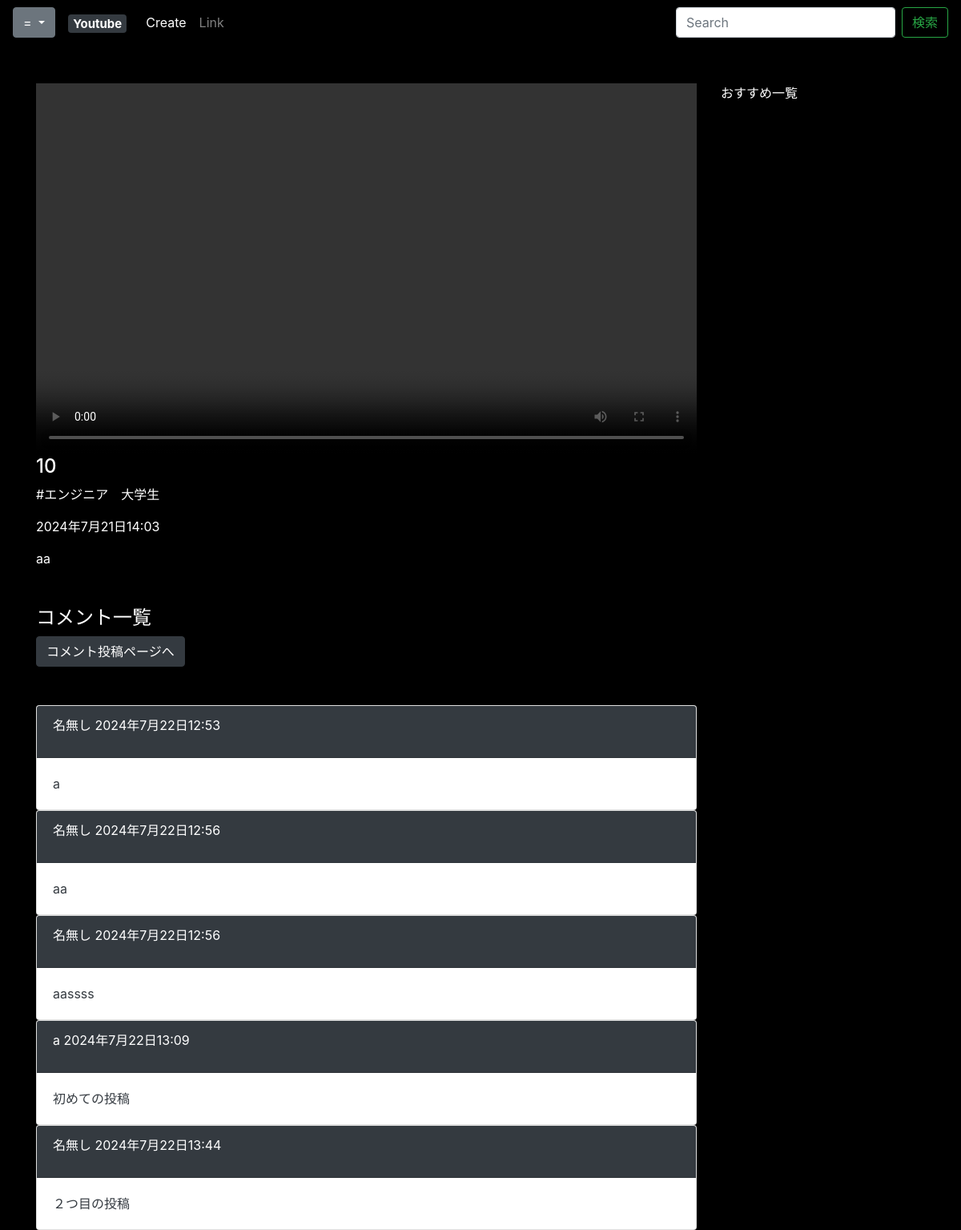
Screenshot of /detail/10 with the database file from the repository.
### youtube/models.py (models this page shows, shortened)
class Post(models.Model):
    title=models.CharField('タイトル',max_length=100)
    text=models.TextField('説明文')
    thumbnail=models.ImageField('サムネイル(空欄可)',upload_to='media/thumbnails/',null=True,blank=True)
    movie=models.FileField('動画',upload_to='uploads/%Y/%m/%d/')
    created_at=models.DateTimeField('作成日',auto_now_add=True)
    updated_at=models.DateTimeField('更新日',auto_now=True)
    category=models.ForeignKey(Category,verbose_name='カテゴリー',on_delete=models.PROTECT,null=True)

class Category(models.Model):
    name=models.CharField('カテゴリー名',max_length=20)
    created_at=models.DateTimeField('作成日',auto_now_add=True)
    def __str__(self):
        return self.name

class Comment(models.Model):
    name=models.CharField('名前',max_length=20,default='名無し')
    text=models.TextField('本文',max_length=200)
    post=models.ForeignKey(Post,verbose_name='紐づく動画',on_delete=models.PROTECT)
    created_at=models.DateTimeField('日付',auto_now_add=True)

### youtube/views.py (the view)
# urls.py: path('detail/<int:pk>',views.DetailView.as_view(),name='detail'),
class DetailView(generic.DetailView):
    model=Post

### youtube/templates/youtube/post_detail.html
{% extends 'youtube/base.html' %}
{% load static %}
{% block content %}
<div class="row">
    <div class="col-9">
        <div class="embed-responsive embed-responsive-16by9">
            <video controls class="embed-responsive-item" src="{{post.movie.url }}"></video>
        </div>
        <h4>{{post.title}}</h4>
        <p>#{{post.category}}</p>
        <p>{{post.created_at}}</p>
        <p>{{post.text|linebreaksbr}}</p>
        <h4 class="mt-5">コメント一覧</h4>
        <a class="btn btn-dark mb-5" href="{% url 'youtube:comment' post.pk %}">コメント投稿ページへ</a>
        {% for comment in post.comment_set.all %}
        <div class="card ">
            <div class="card-header bg-dark">
                <p>{{comment.name}}           {{comment.created_at}}</p>
            </div>
            <div class="card-body text-dark">
              <p class="card-text">{{comment.text|linebreaksbr}}</p>
            </div>
          </div>
        {% endfor%}
    </div>
    <div class="col-3">
        <p>おすすめ一覧</p>
    </div>
</div>
{% endblock %}

### youtube/static/youtubes/main.css (style rules this page uses)
body { background-color: black; color: white; }

### rows the page displays
Post: title "10", category "エンジニア 大学生", created_at "2024年7月21日14:03", text "aa"
Comment: name "名無し", created_at "2024年7月22日12:53", text "a"
Comment: name "名無し", created_at "2024年7月22日12:56", text "aa"
Comment: name "名無し", created_at "2024年7月22日12:56", text "aassss"
Comment: name "a", created_at "2024年7月22日13:09", text "初めての投稿"
Comment: name "名無し", created_at "2024年7月22日13:44", text "２つ目の投稿"
